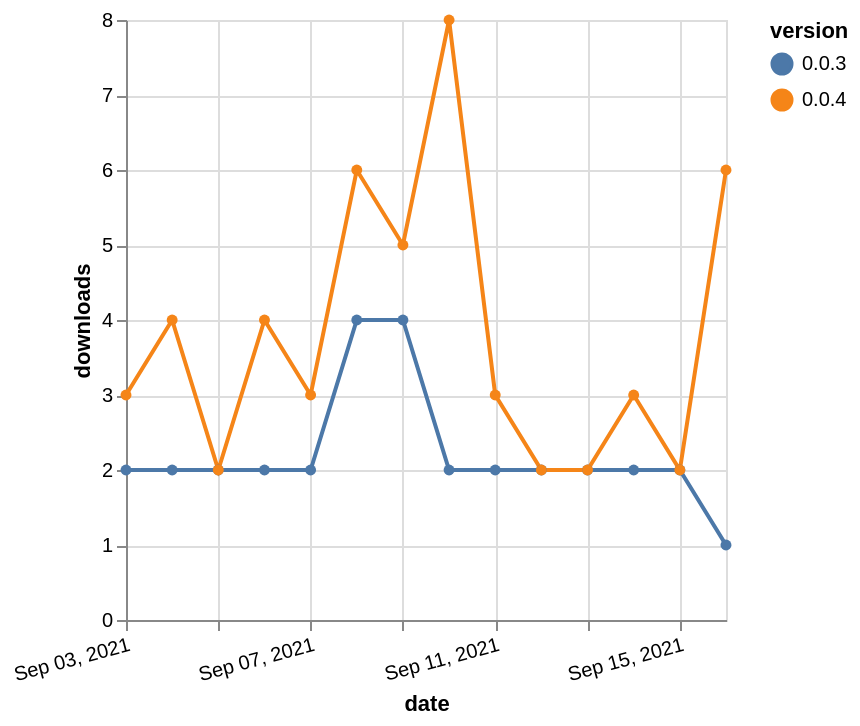

Here is the Vega-Lite specification saved for this chart:
### Vega-Lite specification from a JSON file in a GitHub repository (floating-point values rounded to 4 significant figures)
{"$schema": "https://vega.github.io/schema/vega-lite/v5.json", "description": "A simple bar chart with embedded data.", "data": {"values": [{"date": "2021-09-03", "total": 1963, "delta": 2, "version": "0.0.3"}, {"date": "2021-09-04", "total": 1965, "delta": 2, "version": "0.0.3"}, {"date": "2021-09-05", "total": 1967, "delta": 2, "version": "0.0.3"}, {"date": "2021-09-06", "total": 1969, "delta": 2, "version": "0.0.3"}, {"date": "2021-09-07", "total": 1971, "delta": 2, "version": "0.0.3"}, {"date": "2021-09-08", "total": 1975, "delta": 4, "version": "0.0.3"}, {"date": "2021-09-09", "total": 1979, "delta": 4, "version": "0.0.3"}, {"date": "2021-09-10", "total": 1981, "delta": 2, "version": "0.0.3"}, {"date": "2021-09-11", "total": 1983, "delta": 2, "version": "0.0.3"}, {"date": "2021-09-12", "total": 1985, "delta": 2, "version": "0.0.3"}, {"date": "2021-09-13", "total": 1987, "delta": 2, "version": "0.0.3"}, {"date": "2021-09-14", "total": 1989, "delta": 2, "version": "0.0.3"}, {"date": "2021-09-15", "total": 1991, "delta": 2, "version": "0.0.3"}, {"date": "2021-09-16", "total": 1992, "delta": 1, "version": "0.0.3"}, {"date": "2021-09-03", "total": 1197, "delta": 3, "version": "0.0.4"}, {"date": "2021-09-04", "total": 1201, "delta": 4, "version": "0.0.4"}, {"date": "2021-09-05", "total": 1203, "delta": 2, "version": "0.0.4"}, {"date": "2021-09-06", "total": 1207, "delta": 4, "version": "0.0.4"}, {"date": "2021-09-07", "total": 1210, "delta": 3, "version": "0.0.4"}, {"date": "2021-09-08", "total": 1216, "delta": 6, "version": "0.0.4"}, {"date": "2021-09-09", "total": 1221, "delta": 5, "version": "0.0.4"}, {"date": "2021-09-10", "total": 1229, "delta": 8, "version": "0.0.4"}, {"date": "2021-09-11", "total": 1232, "delta": 3, "version": "0.0.4"}, {"date": "2021-09-12", "total": 1234, "delta": 2, "version": "0.0.4"}, {"date": "2021-09-13", "total": 1236, "delta": 2, "version": "0.0.4"}, {"date": "2021-09-14", "total": 1239, "delta": 3, "version": "0.0.4"}, {"date": "2021-09-15", "total": 1241, "delta": 2, "version": "0.0.4"}, {"date": "2021-09-16", "total": 1247, "delta": 6, "version": "0.0.4"}]}, "width": "container", "mark": {"type": "line", "point": {"filled": true}}, "encoding": {"x": {"field": "date", "type": "temporal", "timeUnit": "yearmonthdate", "title": "date", "axis": {"labelAngle": -15}}, "y": {"field": "delta", "type": "quantitative", "title": "downloads"}, "color": {"field": "version", "type": "nominal"}, "tooltip": {"field": "delta"}}}
